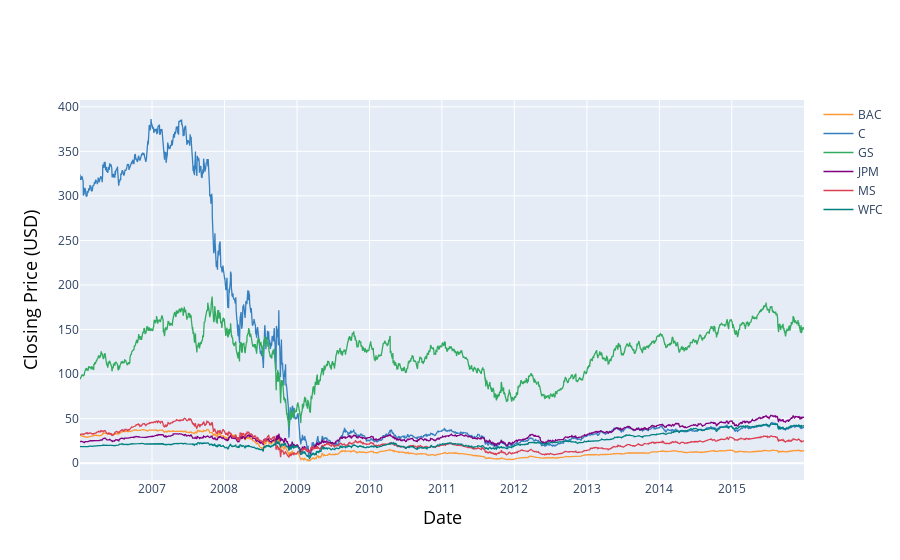

The notebook cell saved with this chart:
### Code cell
import plotly.graph_objs as go
import cufflinks as cf

# Assuming bank_stocks is a DataFrame
bank_stocks.Close.iplot(
    layout=dict(
        xaxis=dict(
            title=dict(
                text='Date',
                font=dict(
                    size=18,
                    color='black'
                )
            )
        ),
        yaxis=dict(
            title=dict(
                text='Closing Price (USD)',
                font=dict(
                    size=18,
                    color='black'
                )
            )
        )
    ),
    title='Bank Stocks Closing Prices Over Time'
    
)

### Figure 1 — Plotly figure (JSON) as saved in the notebook; plotly's stock layout.template omitted (floating-point values rounded to 4 significant figures; data arrays with more than 128 entries replaced by an {"elided": "..."} marker saying what was removed)
{"data": [{"line": {"color": "rgba(255, 153, 51, 1.0)", "dash": "solid", "shape": "linear", "width": 1.3}, "mode": "lines", "name": "BAC", "text": "", "type": "scatter", "x": {"elided": "2517 str values"}, "y": {"elided": "2517 float values"}}, {"line": {"color": "rgba(55, 128, 191, 1.0)", "dash": "solid", "shape": "linear", "width": 1.3}, "mode": "lines", "name": "C", "text": "", "type": "scatter", "x": {"elided": "2517 str values"}, "y": {"elided": "2517 float values"}}, {"line": {"color": "rgba(50, 171, 96, 1.0)", "dash": "solid", "shape": "linear", "width": 1.3}, "mode": "lines", "name": "GS", "text": "", "type": "scatter", "x": {"elided": "2517 str values"}, "y": {"elided": "2517 float values"}}, {"line": {"color": "rgba(128, 0, 128, 1.0)", "dash": "solid", "shape": "linear", "width": 1.3}, "mode": "lines", "name": "JPM", "text": "", "type": "scatter", "x": {"elided": "2517 str values"}, "y": {"elided": "2517 float values"}}, {"line": {"color": "rgba(219, 64, 82, 1.0)", "dash": "solid", "shape": "linear", "width": 1.3}, "mode": "lines", "name": "MS", "text": "", "type": "scatter", "x": {"elided": "2517 str values"}, "y": {"elided": "2517 float values"}}, {"line": {"color": "rgba(0, 128, 128, 1.0)", "dash": "solid", "shape": "linear", "width": 1.3}, "mode": "lines", "name": "WFC", "text": "", "type": "scatter", "x": {"elided": "2517 str values"}, "y": {"elided": "2517 float values"}}], "layout": {"xaxis": {"title": {"font": {"color": "black", "size": 18}, "text": "Date"}}, "yaxis": {"title": {"font": {"color": "black", "size": 18}, "text": "Closing Price (USD)"}}}}
